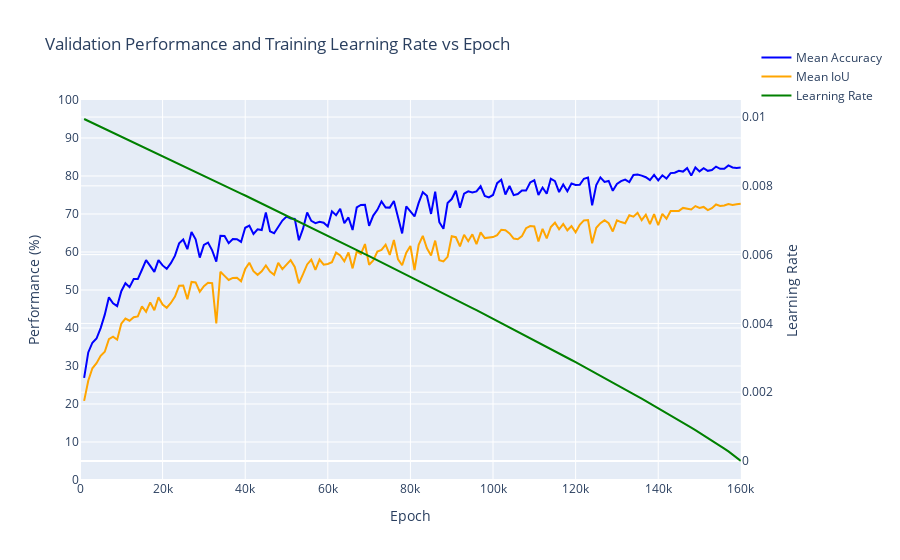

Here is the notebook cell this chart was saved with:
### Code cell
# SEBNet BaselineHead SGD, Pretrained, Batch Size 6, OHEM Cross Entropy - 72.72 Best mIoU
log_file_path = '/home/robert.breslin/alessandro/paper_2/mmsegmentation/work_dirs/sebnet_baseline-head_1xb6_cityscapes_ohem/20250822_162921/20250822_162921.log'
epochs, mIoU, mAcc, lrs = parse_log_file(log_file_path)
plot_accuracies_and_lr_interactive(epochs, mAcc, mIoU, lrs, [0,160000])

### Figure 1 — Plotly figure (JSON) as saved in the notebook; plotly's stock layout.template omitted (floating-point values rounded to 4 significant figures; data arrays with more than 128 entries replaced by an {"elided": "..."} marker saying what was removed)
{"data": [{"line": {"color": "blue"}, "name": "Mean Accuracy", "type": "scatter", "x": {"elided": "160 int values"}, "xaxis": "x", "y": {"elided": "160 float values"}, "yaxis": "y"}, {"line": {"color": "orange"}, "name": "Mean IoU", "type": "scatter", "x": {"elided": "160 int values"}, "xaxis": "x", "y": {"elided": "160 float values"}, "yaxis": "y"}, {"line": {"color": "green"}, "name": "Learning Rate", "type": "scatter", "x": {"elided": "160 int values"}, "xaxis": "x", "y": {"elided": "160 float values"}, "yaxis": "y2"}], "layout": {"hovermode": "x unified", "legend": {"x": 1.15, "xanchor": "right", "y": 1.15, "yanchor": "top"}, "title": {"text": "Validation Performance and Training Learning Rate vs Epoch"}, "xaxis": {"anchor": "y", "domain": [0, 0.94], "range": [0, 160000], "title": {"text": "Epoch"}}, "yaxis": {"anchor": "x", "domain": [0, 1], "dtick": 10, "range": [0, 100], "title": {"text": "Performance (%)"}}, "yaxis2": {"anchor": "x", "overlaying": "y", "side": "right", "title": {"text": "Learning Rate"}}}}
